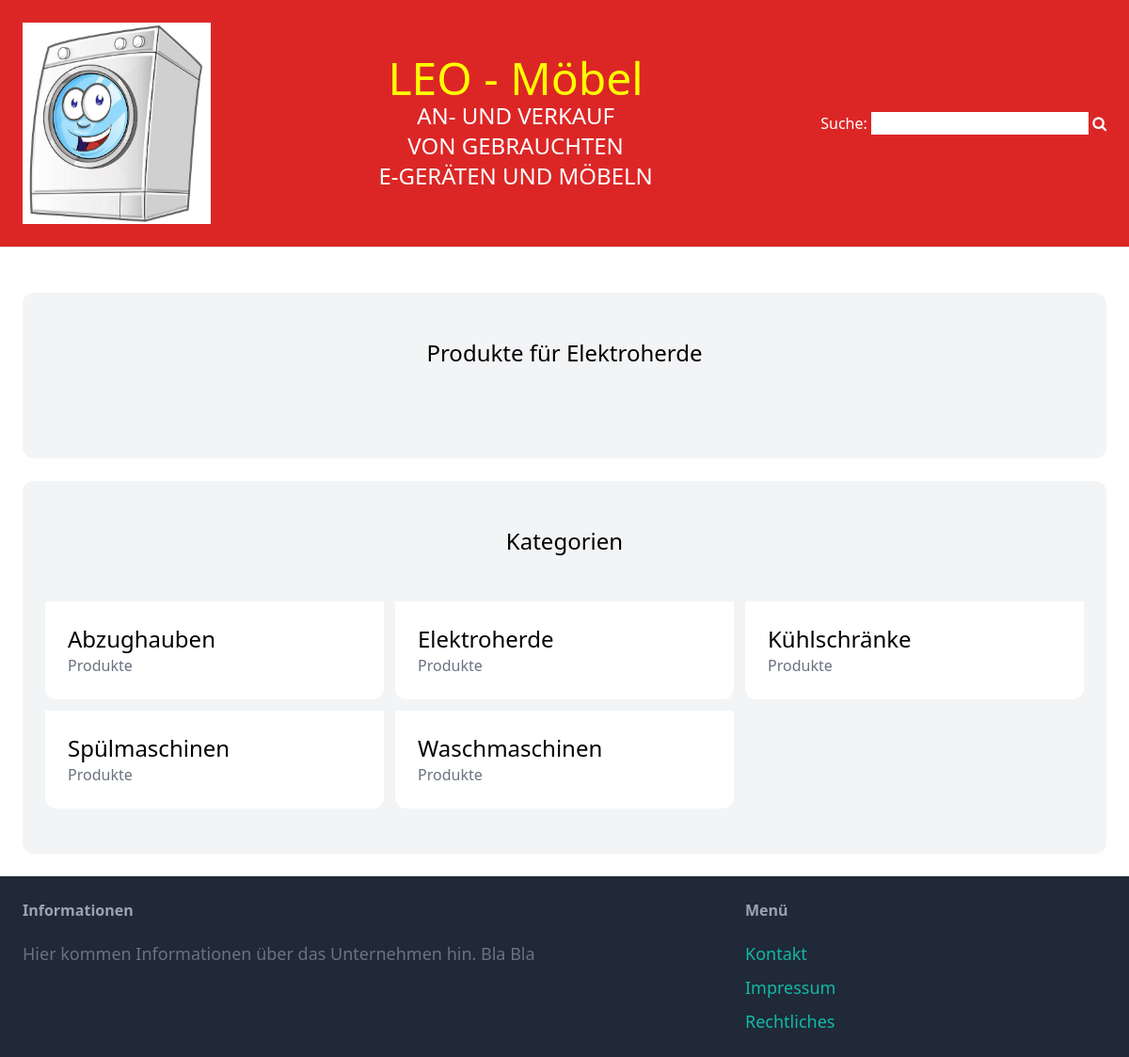
The page /kategorie/7/ on the database its author committed.
### item/models.py (models this page shows, shortened)
class Kategorie(models.Model):
    name = models.CharField(max_length=255)
    class Meta:
        ordering = ('name',)
        verbose_name_plural = 'Kategorien'

### personal/views.py (the view)
# urls.py: path('kategorie/<int:pk>/', views.categoryIndex, name='categoryIndex')
def categoryIndex(request, pk):
    categories = Kategorie.objects.all()
    category = get_object_or_404(Kategorie, pk=pk)
    related_items_to_category = Produkt.objects.filter(category=category).exclude(pk=pk)
    return render(request, "personal/categoryIndex.html", {
        'category': category,
        'related_items_to_category': related_items_to_category,
        'categories': categories,
    })

### personal/templates/personal/categoryIndex.html (shortened to what this page needs)
{% extends 'personal/base.html' %}
{% block content %}
<div class="mt-6 px-6 py-12 bg-gray-100 rounded-xl">
        <h2 class="mb-12 text-2xl text-center">Produkte für {{ category.name }}</h2>
    </div>
    <div class="mt-6 px-6 py-12 bg-gray-100 rounded-xl">
        <h2 class="mb-12 text-2xl text-center">Kategorien</h2>
        <div class="grid grid-cols-3 gap-3">
            {% for category in categories %}
                <div>
                    <a href="{% url 'personal:categoryIndex' category.id %}">
                        <div class="p-6 bg-white rounded-b-xl">
                            <h2 class="text-2xl">{{ category.name }}</h2>
                            <p class="text-gray-500">{{ item.items.count }} Produkte</p>
                        </div>
                    </a>
                </div>
            {% endfor %}
        </div>
    </div>
{% endblock  %}

### rows shown on the page
Kategorie: name "Elektroherde"
Kategorie: name "Abzughauben"
Kategorie: name "Kühlschränke"
Kategorie: name "Spülmaschinen"
Kategorie: name "Waschmaschinen"
